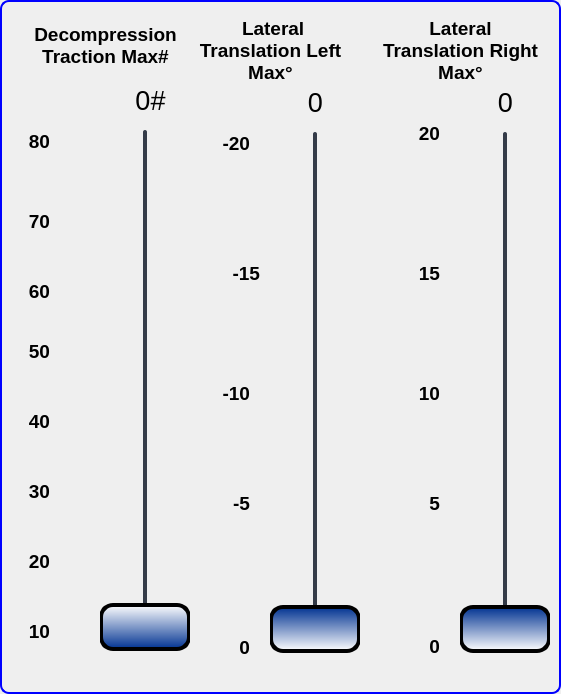
     <widget class="QGroupBox" name="ACDGroupBox">
      <property name="geometry">
       <rect>
        <x>709</x>
        <y>-4</y>
        <width>561</width>
        <height>694</height>
       </rect>
      </property>
      <property name="styleSheet">
       <string notr="true">QGroupBox {
    border: 2px solid blue;
    border-radius: 9px;
    margin-top: 0.5em;
}
</string>
      </property>
      <property name="title">
       <string/>
      </property>
      <widget class="QGroupBox" name="ACDRightGroupBox">
       <property name="geometry">
        <rect>
         <x>380</x>
         <y>2</y>
         <width>191</width>
         <height>690</height>
        </rect>
       </property>
       <property name="styleSheet">
        <string notr="true">border:0px</string>
       </property>
       <widget class="QLabel" name="Lbl_96">
        <property name="geometry">
         <rect>
          <x>30</x>
          <y>120</y>
          <width>30</width>
          <height>24</height>
         </rect>
        </property>
        <property name="font">
         <font>
          <family>Arial</family>
          <pointsize>14</pointsize>
          <weight>75</weight>
          <bold>true</bold>
         </font>
        </property>
        <property name="text">
         <string>20</string>
        </property>
        <property name="alignment">
         <set>Qt::AlignRight|Qt::AlignTop|Qt::AlignTrailing</set>
        </property>
       </widget>
       <widget class="QLabel" name="ACDrightLatUpLbl">
        <property name="geometry">
         <rect>
          <x>30</x>
          <y>160</y>
          <width>47</width>
          <height>101</height>
         </rect>
        </property>
        <property name="text">
         <string/>
        </property>
        <property name="pixmap">
         <pixmap>images/up-ticks.png</pixmap>
        </property>
       </widget>
       <widget class="QLabel" name="ACDrightLatDownLbl">
        <property name="geometry">
         <rect>
          <x>30</x>
          <y>520</y>
          <width>47</width>
          <height>101</height>
         </rect>
        </property>
        <property name="text">
         <string/>
        </property>
        <property name="pixmap">
         <pixmap>images/down-ticks.png</pixmap>
        </property>
       </widget>
       <widget class="QLabel" name="ACDrightLatFlexionLbl">
        <property name="geometry">
         <rect>
          <x>95</x>
          <y>80</y>
          <width>61</width>
          <height>41</height>
         </rect>
        </property>
        <property name="font">
         <font>
          <family>Arial</family>
          <pointsize>20</pointsize>
         </font>
        </property>
        <property name="text">
         <string>0</string>
        </property>
        <property name="alignment">
         <set>Qt::AlignCenter</set>
        </property>
       </widget>
       <widget class="QSlider" name="ACDrightLatFlexionSlider">
        <property name="geometry">
         <rect>
          <x>80</x>
          <y>130</y>
          <width>90</width>
          <height>521</height>
         </rect>
        </property>
        <property name="font">
         <font>
          <family>Arial</family>
          <pointsize>12</pointsize>
         </font>
        </property>
        <property name="styleSheet">
         <string notr="true">QSlider::groove:vertical {
    border-radius: 2px;
width: 4px;
    background-color: rgb(52, 59, 72);
}
QSlider::groove:vertical:hover {
    background-color: blue;
}
QSlider::handle:vertical {
    background-color: qlineargradient(spread:pad, x1:0, y1:0, x2:0, y2:1, stop:0 rgba(0, 50, 145, 255), stop:1 rgba(255, 255, 255, 255));
    border: 4px solid black;
    height: 40px;
 margin: 0px -44px;
    border-radius: 14px;
}</string>
        </property>
        <property name="minimum">
         <number>0</number>
        </property>
        <property name="maximum">
         <number>20</number>
        </property>
        <property name="singleStep">
         <number>1</number>
        </property>
        <property name="pageStep">
         <number>1</number>
        </property>
        <property name="value">
         <number>0</number>
        </property>
        <property name="sliderPosition">
         <number>0</number>
        </property>
        <property name="orientation">
         <enum>Qt::Vertical</enum>
        </property>
        <property name="invertedControls">
         <bool>false</bool>
        </property>
        <property name="tickPosition">
         <enum>QSlider::TicksBothSides</enum>
        </property>
        <property name="tickInterval">
         <number>2</number>
        </property>
       </widget>
       <widget class="QLabel" name="Lbl_97">
        <property name="geometry">
         <rect>
          <x>30</x>
          <y>633</y>
          <width>30</width>
          <height>24</height>
         </rect>
        </property>
        <property name="font">
         <font>
          <family>Arial</family>
          <pointsize>14</pointsize>
          <weight>75</weight>
          <bold>true</bold>
         </font>
        </property>
        <property name="text">
         <string>0</string>
        </property>
        <property name="alignment">
         <set>Qt::AlignRight|Qt::AlignTop|Qt::AlignTrailing</set>
        </property>
       </widget>
       <widget class="QLabel" name="Lbl_98">
        <property name="geometry">
         <rect>
          <x>30</x>
          <y>380</y>
          <width>30</width>
          <height>24</height>
         </rect>
        </property>
        <property name="font">
         <font>
          <family>Arial</family>
          <pointsize>14</pointsize>
          <weight>75</weight>
          <bold>true</bold>
         </font>
        </property>
        <property name="text">
         <string>10</string>
        </property>
        <property name="alignment">
         <set>Qt::AlignRight|Qt::AlignTop|Qt::AlignTrailing</set>
        </property>
       </widget>
       <widget class="QLabel" name="Lbl_110">
        <property name="geometry">
         <rect>
          <x>30</x>
          <y>490</y>
          <width>30</width>
          <height>24</height>
         </rect>
        </property>
        <property name="font">
         <font>
          <family>Arial</family>
          <pointsize>14</pointsize>
          <weight>75</weight>
          <bold>true</bold>
         </font>
        </property>
        <property name="text">
         <string>5</string>
        </property>
        <property name="alignment">
         <set>Qt::AlignRight|Qt::AlignTop|Qt::AlignTrailing</set>
        </property>
       </widget>
       <widget class="QLabel" name="Lbl_111">
        <property name="geometry">
         <rect>
          <x>30</x>
          <y>260</y>
          <width>30</width>
          <height>24</height>
         </rect>
        </property>
        <property name="font">
         <font>
          <family>Arial</family>
          <pointsize>14</pointsize>
          <weight>75</weight>
          <bold>true</bold>
         </font>
        </property>
        <property name="text">
         <string>15</string>
        </property>
        <property name="alignment">
         <set>Qt::AlignRight|Qt::AlignTop|Qt::AlignTrailing</set>
        </property>
       </widget>
       <widget class="QLabel" name="rightLatFlexionTitleLbl_2">
        <property name="geometry">
         <rect>
          <x>0</x>
          <y>13</y>
          <width>161</width>
          <height>71</height>
         </rect>
        </property>
        <property name="font">
         <font>
          <family>Arial</family>
          <pointsize>14</pointsize>
          <weight>75</weight>
          <bold>true</bold>
         </font>
        </property>
        <property name="text">
         <string>Lateral Translation Right Max°</string>
        </property>
        <property name="alignment">
         <set>Qt::AlignCenter</set>
        </property>
        <property name="wordWrap">
         <bool>true</bool>
        </property>
       </widget>
      </widget>
      <widget class="QGroupBox" name="ACDLeftGroupBox">
       <property name="geometry">
        <rect>
         <x>190</x>
         <y>2</y>
         <width>191</width>
         <height>690</height>
        </rect>
       </property>
       <property name="styleSheet">
        <string notr="true">border:0px;</string>
       </property>
       <widget class="QLabel" name="Lbl_39">
        <property name="geometry">
         <rect>
          <x>30</x>
          <y>633</y>
          <width>30</width>
          <height>24</height>
         </rect>
        </property>
        <property name="font">
         <font>
          <family>Arial</family>
          <pointsize>14</pointsize>
          <weight>75</weight>
          <bold>true</bold>
         </font>
        </property>
        <property name="text">
         <string>0</string>
        </property>
        <property name="alignment">
         <set>Qt::AlignRight|Qt::AlignTrailing|Qt::AlignVCenter</set>
        </property>
       </widget>
       <widget class="QSlider" name="ACDleftLatFlexionSlider">
        <property name="geometry">
         <rect>
          <x>80</x>
          <y>130</y>
          <width>90</width>
          <height>521</height>
         </rect>
        </property>
        <property name="font">
         <font>
          <family>Arial</family>
          <pointsize>12</pointsize>
         </font>
        </property>
        <property name="styleSheet">
         <string notr="true">QSlider::groove:vertical {
    border-radius: 2px;
width: 4px;
    background-color: rgb(52, 59, 72);
}
QSlider::groove:vertical:hover {
    background-color: blue;
}
QSlider::handle:vertical {
    background-color: qlineargradient(spread:pad, x1:0, y1:0, x2:0, y2:1, stop:0 rgba(0, 50, 145, 255), stop:1 rgba(255, 255, 255, 255));
    border: 4px solid black;
    height: 40px;
 margin: 0px -44px;
    border-radius: 14px;
}</string>
        </property>
        <property name="minimum">
         <number>0</number>
        </property>
        <property name="maximum">
         <number>20</number>
        </property>
        <property name="singleStep">
         <number>1</number>
        </property>
        <property name="pageStep">
         <number>1</number>
        </property>
        <property name="value">
         <number>0</number>
        </property>
        <property name="sliderPosition">
         <number>0</number>
        </property>
        <property name="orientation">
         <enum>Qt::Vertical</enum>
        </property>
        <property name="invertedControls">
         <bool>false</bool>
        </property>
        <property name="tickPosition">
         <enum>QSlider::TicksBothSides</enum>
        </property>
        <property name="tickInterval">
         <number>2</number>
        </property>
       </widget>
       <widget class="QLabel" name="ACDleftLatUpLbl">
        <property name="geometry">
         <rect>
          <x>30</x>
          <y>160</y>
          <width>47</width>
          <height>101</height>
         </rect>
        </property>
        <property name="text">
         <string/>
        </property>
        <property name="pixmap">
         <pixmap>images/up-ticks.png</pixmap>
        </property>
       </widget>
       <widget class="QLabel" name="ACDleftLatFlexionLbl">
        <property name="geometry">
         <rect>
          <x>100</x>
          <y>80</y>
          <width>51</width>
          <height>41</height>
         </rect>
        </property>
        <property name="font">
         <font>
          <family>Arial</family>
          <pointsize>20</pointsize>
         </font>
        </property>
        <property name="text">
         <string>0</string>
        </property>
        <property name="alignment">
         <set>Qt::AlignCenter</set>
        </property>
       </widget>
       <widget class="QLabel" name="Lbl_102">
        <property name="geometry">
         <rect>
          <x>30</x>
          <y>380</y>
          <width>30</width>
          <height>24</height>
         </rect>
        </property>
        <property name="font">
         <font>
          <family>Arial</family>
          <pointsize>14</pointsize>
          <weight>75</weight>
          <bold>true</bold>
         </font>
        </property>
        <property name="text">
         <string>-10</string>
        </property>
        <property name="alignment">
         <set>Qt::AlignRight|Qt::AlignTop|Qt::AlignTrailing</set>
        </property>
       </widget>
       <widget class="QLabel" name="ACDleftLatDownLbl">
        <property name="geometry">
         <rect>
          <x>30</x>
          <y>520</y>
          <width>47</width>
          <height>101</height>
         </rect>
        </property>
        <property name="text">
         <string/>
        </property>
        <property name="pixmap">
         <pixmap>images/down-ticks.png</pixmap>
        </property>
       </widget>
       <widget class="QLabel" name="Lbl_103">
        <property name="geometry">
         <rect>
          <x>30</x>
          <y>130</y>
          <width>30</width>
          <height>24</height>
         </rect>
        </property>
        <property name="font">
         <font>
          <family>Arial</family>
          <pointsize>14</pointsize>
          <weight>75</weight>
          <bold>true</bold>
         </font>
        </property>
        <property name="text">
         <string>-20</string>
        </property>
        <property name="alignment">
         <set>Qt::AlignRight|Qt::AlignTop|Qt::AlignTrailing</set>
        </property>
       </widget>
       <widget class="QLabel" name="Lbl_112">
        <property name="geometry">
         <rect>
          <x>40</x>
          <y>260</y>
          <width>30</width>
          <height>24</height>
         </rect>
        </property>
        <property name="font">
         <font>
          <family>Arial</family>
          <pointsize>14</pointsize>
          <weight>75</weight>
          <bold>true</bold>
         </font>
        </property>
        <property name="text">
         <string>-15</string>
        </property>
        <property name="alignment">
         <set>Qt::AlignRight|Qt::AlignTop|Qt::AlignTrailing</set>
        </property>
       </widget>
       <widget class="QLabel" name="Lbl_113">
        <property name="geometry">
         <rect>
          <x>30</x>
          <y>490</y>
          <width>30</width>
          <height>24</height>
         </rect>
        </property>
        <property name="font">
         <font>
          <family>Arial</family>
          <pointsize>14</pointsize>
          <weight>75</weight>
          <bold>true</bold>
         </font>
        </property>
        <property name="text">
         <string>-5</string>
        </property>
        <property name="alignment">
         <set>Qt::AlignRight|Qt::AlignTop|Qt::AlignTrailing</set>
        </property>
       </widget>
       <widget class="QLabel" name="leftLatFlexionTitleLbl_2">
        <property name="geometry">
         <rect>
          <x>0</x>
          <y>13</y>
          <width>161</width>
          <height>71</height>
         </rect>
        </property>
        <property name="font">
         <font>
          <family>Arial</family>
          <pointsize>14</pointsize>
          <weight>75</weight>
          <bold>true</bold>
         </font>
        </property>
        <property name="text">
         <string> Lateral Translation Left Max°</string>
        </property>
        <property name="alignment">
         <set>Qt::AlignCenter</set>
        </property>
        <property name="wordWrap">
         <bool>true</bool>
        </property>
       </widget>
      </widget>
      <widget class="QLabel" name="ACDaxialPressureDownLbl">
       <property name="geometry">
        <rect>
         <x>50</x>
         <y>520</y>
         <width>47</width>
         <height>101</height>
        </rect>
       </property>
       <property name="text">
        <string/>
       </property>
       <property name="pixmap">
        <pixmap>images/down-ticks.png</pixmap>
       </property>
      </widget>
      <widget class="QLabel" name="Lbl_33">
       <property name="geometry">
        <rect>
         <x>20</x>
         <y>210</y>
         <width>30</width>
         <height>24</height>
        </rect>
       </property>
       <property name="font">
        <font>
         <family>Arial</family>
         <pointsize>14</pointsize>
         <weight>75</weight>
         <bold>true</bold>
        </font>
       </property>
       <property name="styleSheet">
        <string notr="true">background:transparent;</string>
       </property>
       <property name="text">
        <string>70</string>
       </property>
       <property name="alignment">
        <set>Qt::AlignRight|Qt::AlignTop|Qt::AlignTrailing</set>
       </property>
      </widget>
      <widget class="QLabel" name="Lbl_34">
       <property name="geometry">
        <rect>
         <x>20</x>
         <y>550</y>
         <width>30</width>
         <height>24</height>
        </rect>
       </property>
       <property name="font">
        <font>
         <family>Arial</family>
         <pointsize>14</pointsize>
         <weight>75</weight>
         <bold>true</bold>
        </font>
       </property>
       <property name="styleSheet">
        <string notr="true">background:transparent;</string>
       </property>
       <property name="text">
        <string extracomment="10">20</string>
       </property>
       <property name="alignment">
        <set>Qt::AlignRight|Qt::AlignTop|Qt::AlignTrailing</set>
       </property>
      </widget>
      <widget class="QLabel" name="Lbl_105">
       <property name="geometry">
        <rect>
         <x>20</x>
         <y>340</y>
         <width>30</width>
         <height>24</height>
        </rect>
       </property>
       <property name="sizePolicy">
        <sizepolicy hsizetype="Preferred" vsizetype="Preferred">
         <horstretch>0</horstretch>
         <verstretch>0</verstretch>
        </sizepolicy>
       </property>
       <property name="font">
        <font>
         <family>Arial</family>
         <pointsize>14</pointsize>
         <weight>75</weight>
         <bold>true</bold>
        </font>
       </property>
       <property name="text">
        <string>50</string>
       </property>
       <property name="alignment">
        <set>Qt::AlignRight|Qt::AlignTop|Qt::AlignTrailing</set>
       </property>
      </widget>
      <widget class="QLabel" name="ACDaxialPressureLbl">
       <property name="geometry">
        <rect>
         <x>110</x>
         <y>80</y>
         <width>81</width>
         <height>41</height>
        </rect>
       </property>
       <property name="font">
        <font>
         <family>Arial</family>
         <pointsize>20</pointsize>
        </font>
       </property>
       <property name="text">
        <string>0#</string>
       </property>
       <property name="alignment">
        <set>Qt::AlignCenter</set>
       </property>
      </widget>
      <widget class="QLabel" name="Lbl_10">
       <property name="geometry">
        <rect>
         <x>20</x>
         <y>130</y>
         <width>30</width>
         <height>24</height>
        </rect>
       </property>
       <property name="font">
        <font>
         <family>Arial</family>
         <pointsize>14</pointsize>
         <weight>75</weight>
         <bold>true</bold>
        </font>
       </property>
       <property name="text">
        <string>80</string>
       </property>
       <property name="alignment">
        <set>Qt::AlignRight|Qt::AlignTop|Qt::AlignTrailing</set>
       </property>
      </widget>
      <widget class="QLabel" name="Lbl_106">
       <property name="geometry">
        <rect>
         <x>20</x>
         <y>480</y>
         <width>30</width>
         <height>24</height>
        </rect>
       </property>
       <property name="font">
        <font>
         <family>Arial</family>
         <pointsize>14</pointsize>
         <weight>75</weight>
         <bold>true</bold>
        </font>
       </property>
       <property name="text">
        <string extracomment="10">30</string>
       </property>
       <property name="alignment">
        <set>Qt::AlignRight|Qt::AlignTop|Qt::AlignTrailing</set>
       </property>
      </widget>
      <widget class="QLabel" name="Lbl_107">
       <property name="geometry">
        <rect>
         <x>20</x>
         <y>410</y>
         <width>30</width>
         <height>24</height>
        </rect>
       </property>
       <property name="font">
        <font>
         <family>Arial</family>
         <pointsize>14</pointsize>
         <weight>75</weight>
         <bold>true</bold>
        </font>
       </property>
       <property name="text">
        <string extracomment="10">40</string>
       </property>
       <property name="alignment">
        <set>Qt::AlignRight|Qt::AlignTop|Qt::AlignTrailing</set>
       </property>
      </widget>
      <widget class="QLabel" name="ACDaxialPressureUpLbl">
       <property name="geometry">
        <rect>
         <x>50</x>
         <y>160</y>
         <width>47</width>
         <height>101</height>
        </rect>
       </property>
       <property name="text">
        <string/>
       </property>
       <property name="pixmap">
        <pixmap>images/up-ticks.png</pixmap>
       </property>
      </widget>
      <widget class="QLabel" name="Lbl_108">
       <property name="geometry">
        <rect>
         <x>20</x>
         <y>620</y>
         <width>30</width>
         <height>24</height>
        </rect>
       </property>
       <property name="font">
        <font>
         <family>Arial</family>
         <pointsize>14</pointsize>
         <weight>75</weight>
         <bold>true</bold>
        </font>
       </property>
       <property name="styleSheet">
        <string notr="true">background:transparent;</string>
       </property>
       <property name="text">
        <string>10</string>
       </property>
       <property name="alignment">
        <set>Qt::AlignRight|Qt::AlignTop|Qt::AlignTrailing</set>
       </property>
      </widget>
      <widget class="QLabel" name="Lbl_109">
       <property name="geometry">
        <rect>
         <x>20</x>
         <y>280</y>
         <width>30</width>
         <height>24</height>
        </rect>
       </property>
       <property name="font">
        <font>
         <family>Arial</family>
         <pointsize>14</pointsize>
         <weight>75</weight>
         <bold>true</bold>
        </font>
       </property>
       <property name="text">
        <string>60</string>
       </property>
       <property name="alignment">
        <set>Qt::AlignRight|Qt::AlignTop|Qt::AlignTrailing</set>
       </property>
      </widget>
      <widget class="QSlider" name="ACDaxialPressureSlider">
       <property name="geometry">
        <rect>
         <x>100</x>
         <y>130</y>
         <width>90</width>
         <height>521</height>
        </rect>
       </property>
       <property name="font">
        <font>
         <family>Arial</family>
         <pointsize>12</pointsize>
        </font>
       </property>
       <property name="styleSheet">
        <string notr="true">QSlider::groove:vertical {
    border-radius: 2px;
width: 4px;
    background-color: rgb(52, 59, 72);
}
QSlider::groove:vertical:hover {
    background-color: blue;
}
QSlider::handle:vertical {
    background-color:qlineargradient(spread:pad, x1:0, y1:1, x2:0, y2:0, stop:0 rgba(0, 50, 145, 255), stop:1 rgba(255, 255, 255, 255));
    border: 4px solid black;
    height: 40px;
 margin: 0px -44px;
    border-radius: 14px;
}</string>
       </property>
       <property name="minimum">
        <number>10</number>
       </property>
       <property name="maximum">
        <number>80</number>
       </property>
       <property name="singleStep">
        <number>1</number>
       </property>
       <property name="pageStep">
        <number>5</number>
       </property>
       <property name="value">
        <number>10</number>
       </property>
       <property name="sliderPosition">
        <number>10</number>
       </property>
       <property name="orientation">
        <enum>Qt::Vertical</enum>
       </property>
       <property name="tickPosition">
        <enum>QSlider::TicksBothSides</enum>
       </property>
       <property name="tickInterval">
        <number>5</number>
       </property>
      </widget>
      <widget class="QLabel" name="axialPressureTitleLbl_3">
       <property name="geometry">
        <rect>
         <x>20</x>
         <y>13</y>
         <width>171</width>
         <height>65</height>
        </rect>
       </property>
       <property name="font">
        <font>
         <family>Arial</family>
         <pointsize>14</pointsize>
         <weight>75</weight>
         <bold>true</bold>
        </font>
       </property>
       <property name="text">
        <string>Decompression Traction Max#</string>
       </property>
       <property name="alignment">
        <set>Qt::AlignCenter</set>
       </property>
       <property name="wordWrap">
        <bool>true</bool>
       </property>
      </widget>
     </widget>
